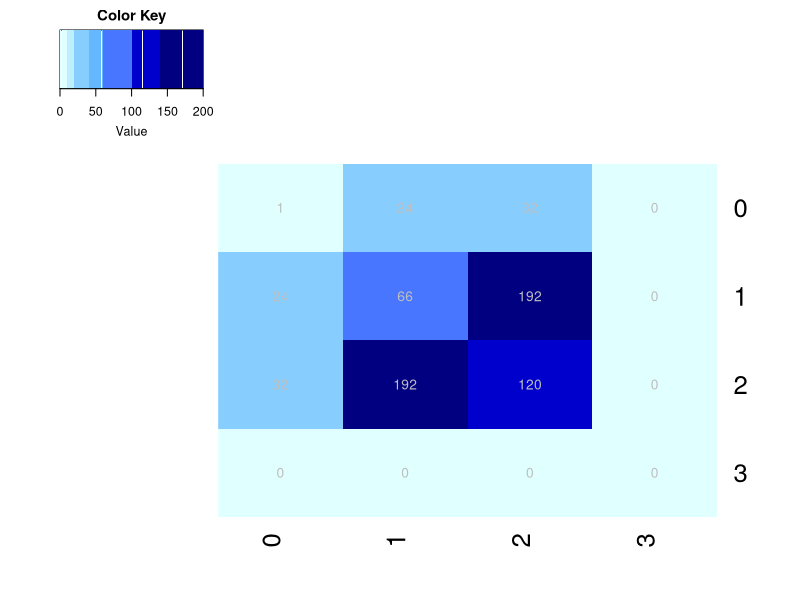
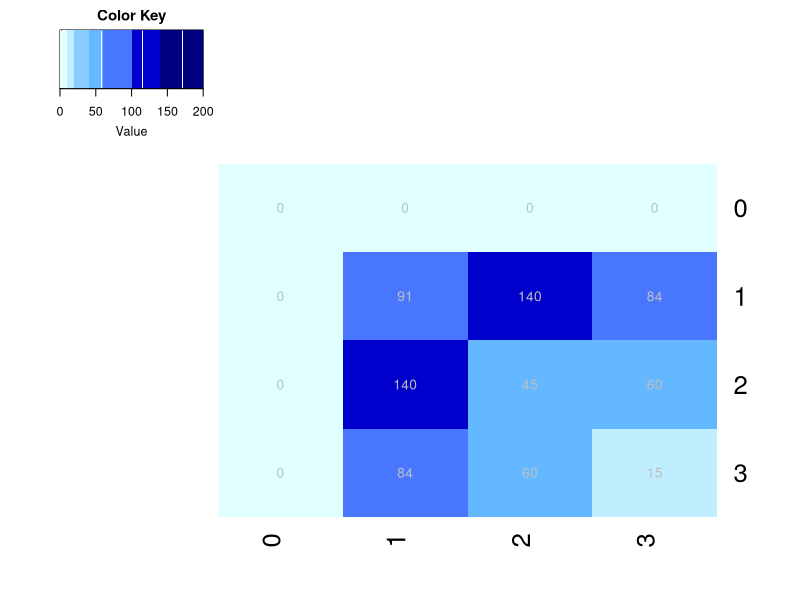
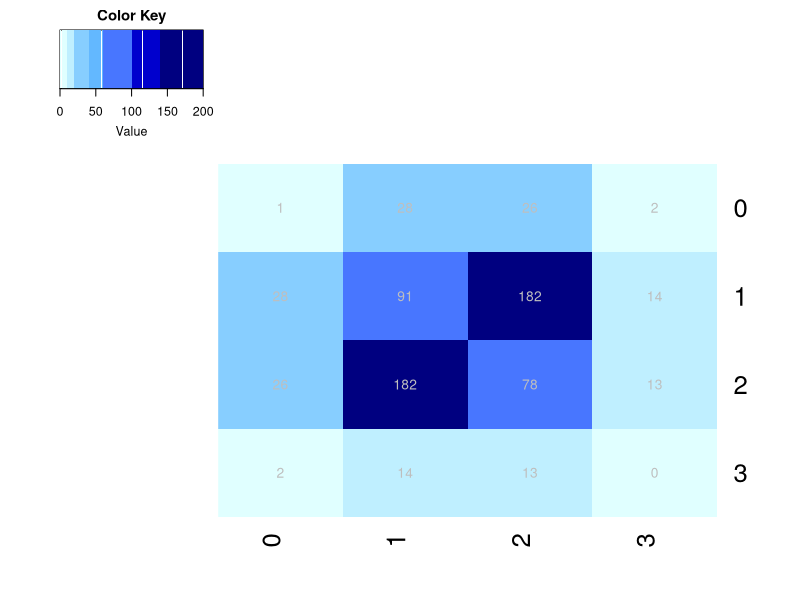
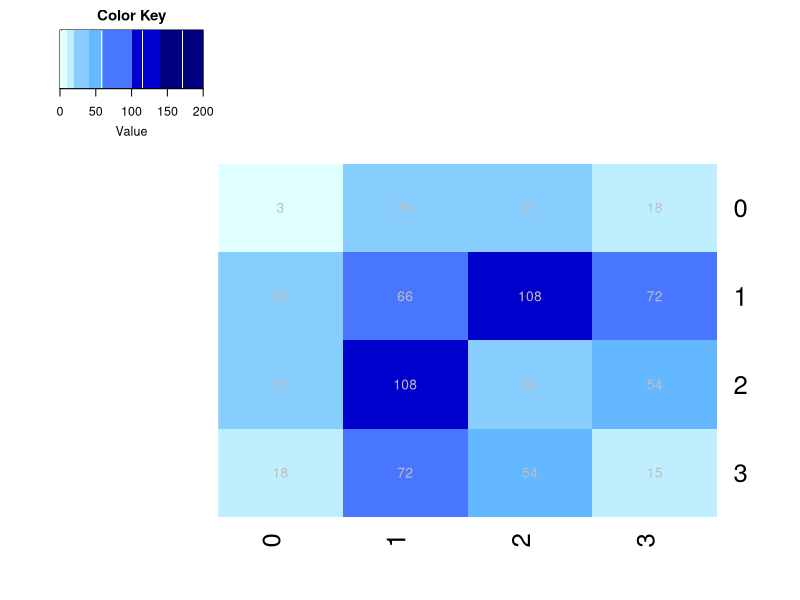
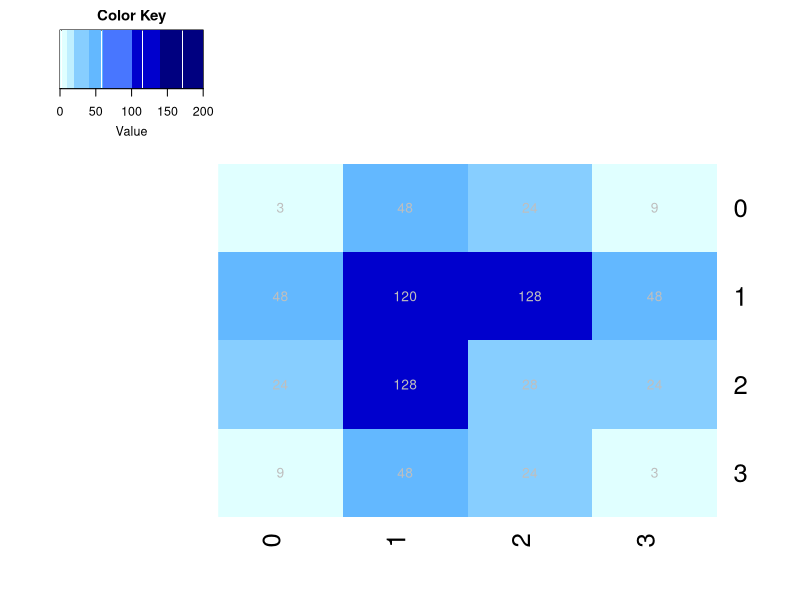
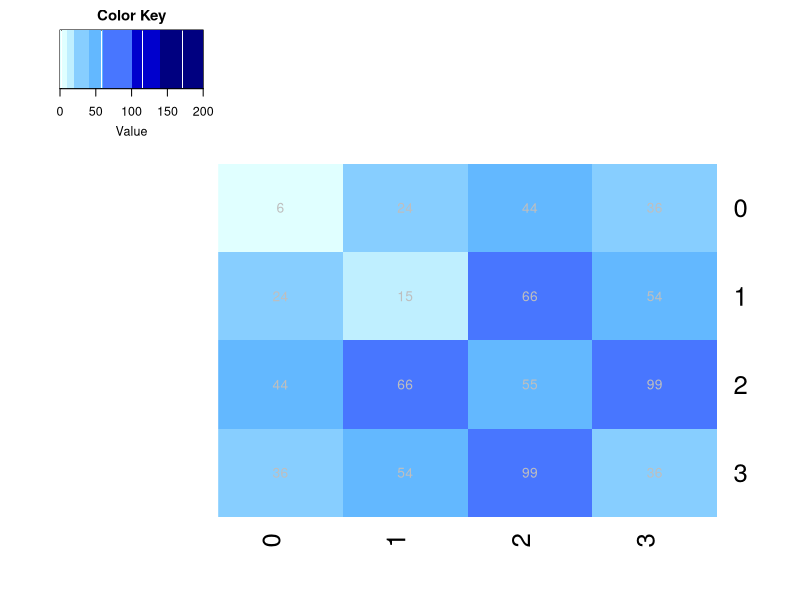
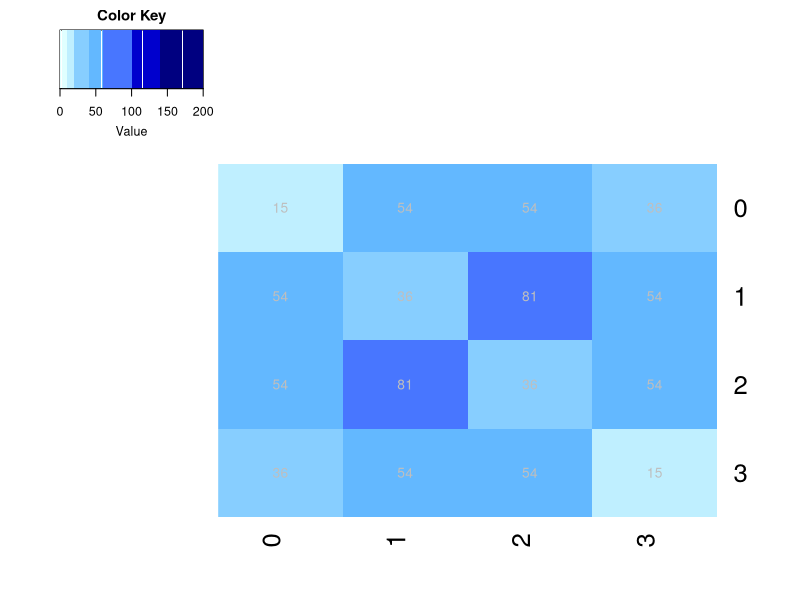
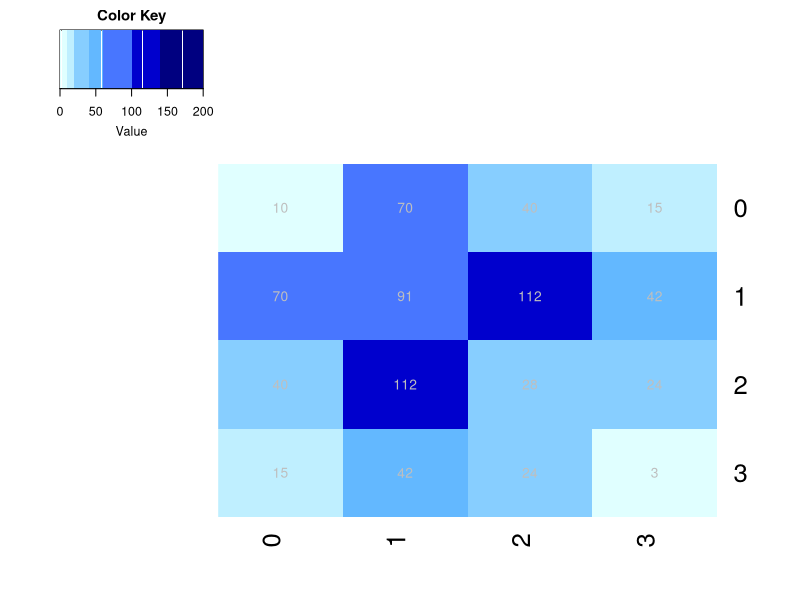

These figures' R source, in order:

#install.packages('corpcor')
library('corpcor')
library('ggplot2')
library('gplots')

final_unif_list<- list()
vector1_unif<-list()

# iterating code 20 times to get 20 plots
iter<-20

par(mfrow=c(5,4))

for (f in 1:iter){


n1 <- 30 #sample 1 size
n2 <- 30 #sample 2 size
n<- n1+n2
k <- 3 # number of nearest neighbors

#Generate random points in 2D from Uniform Distribution

x1 <- runif(n1) # SAMPLE 1 x coordinate from uniform
y1 <- runif(n1) # SAMPLE 1 y coordinate from uniform
x2 <- runif(n2) # SAMPLE 2 x coordinate from uniform
y2 <- runif(n2) # SAMPLE 2 y coordinate from uniform

# Putting data points from sample 1 in the dataframe df1_unif, and data points from sample 2 in df2_unif

df1_unif <- data.frame(x1,y1)
rownames(df1_unif)<-c(1:n1) # labeling the points from 1 through n1
df2_unif <- data.frame(x2,y2)
rownames(df2_unif)<-c(n1+1:n2) # labeling the points from n1+1 through n1+n2

# Scatterplot of points

scatterplot_unif <- ggplot() + geom_point(data=df1_unif, aes(x=df1_unif[,1],y=df1_unif[,2]),shape=1, fill="red",color="red")+
  geom_point(data=df2_unif, aes(x=df2_unif[,1],y=df2_unif[,2]), shape=1, color="blue") +xlab("x")+ylab("y")
  
scatterplot_unif

#combining two samples (appending df2_unif under df1_unif)

df_unif<-rbind(as.matrix(df1_unif), as.matrix(df2_unif))

#Computing distance of each data point in combined sample with every other data point in the sample

distance_mat_unif <- matrix(NA,nrow=n, ncol=n)
rownames(distance_mat_unif)<-c(1:n)

for (i in 1:n)
{
  for ( j in 1:n)
  {
    distance_mat_unif[i,j] <- sqrt(min(abs(df_unif[i,1]-df_unif[j,1]),(1-abs(df_unif[i,1]-df_unif[j,1])))^2+min(abs(df_unif[i,2]-df_unif[j,2]),(1-abs(df_unif[i,2]-df_unif[j,2])))^2)
  }
}

# distance_mat_unif is the dataframe with distances of each point to every other point

# Matrix of k nearest neighbors of each point

mat_unif<- matrix(NA, nrow=n, ncol=k) 

for (i in 1:n)
{ 
  for (j in 1:k)
  {
    mat_unif[i,j]<- which(distance_mat_unif[i,] == sort(unique(distance_mat_unif[i,]),partial=j+1)[j+1])   
  }
}
rownames(mat_unif)<-c(1:n)

# mat_unif is the list of points and their k (in this case 3) nearest neighbors 

# Boolean Matrix indicating if neighbor is from the same sample as corresponding data point

bool_mat_unif<- matrix(NA, nrow=n, ncol=k) #boolean matrix indicating if NN's are from same sample as data point

for (i in 1:n)
{
  for (j in 1: k)
  {
    if (i<=n1 & mat_unif[i,j] <= n1 )
    {
      bool_mat_unif[i,j]=1
    }
    else if (i > n1 & mat_unif[i,j] > n1)
    {
      bool_mat_unif[i,j]=1
    }
    else 
    {
      bool_mat_unif[i,j]=0
    }
  }
}
rownames(bool_mat_unif)<-c(1:n)

# bool_mat_unif is a boolean matrix, 1 indicates the neighbor is from the same sample as the reference point, 0 indicates it's not

#counting number of nearest neighbors from same sample of each data point 

counter_mat_unif <- matrix(NA, nrow=n, ncol=1)

for(i in 1:n)
{
  counter_mat_unif[i,1]<-sum(bool_mat_unif[i,])
}

rownames(counter_mat_unif)<-c(1:n)

# counter_mat_unif is just the number of nearest neighbors of a reference point from the same sample as the reference point

#-------------- Approximating P(....) by computing number of pairs of points (i,i') with with number of nearest neighbors h and h' respectively
#Computing number of pairs of NN for different combinations of h and h'

newmat_unif<- matrix(NA,nrow=n1,ncol=1)
for(i in 1:n1)
{
  newmat_unif[i,1]<-counter_mat_unif[i,1]
}
rownames(newmat_unif)<-c(1:n1)
colnames(newmat_unif)<-c("h")

ctr<-0
ctr_mat<-1
number_of_pairs_mat_unif<-matrix(NA, nrow=(k+1)^2, ncol=3)

for (h in 0:k)
{
  for (k in 0:k)
  {
    for (i in 1:n1)
    {
      if (newmat_unif[i,]==h)
      {
        for (j in 1:n1)
        { 
          if(newmat_unif[j,]==k & j!=i)
          {         
            ctr=ctr+1
          }
        }
      }
    }
    if (h==k)
    {
      ctr=ctr/2
    }
    
    number_of_pairs_mat_unif[ctr_mat,]<- c(h,k,ctr)
    ctr_mat<-ctr_mat+1
    ctr<-0
    
  }
}

# writing the combination of pairs as matrix

nn_unif<- matrix(NA,nrow=k+1,ncol=k+1)
for (i in 0:k)
{
  for (j in 0:k)
  {
    nn_unif[i+1,j+1]<-number_of_pairs_mat_unif[j+1+(k+1)*(i),3]
  }
}


rownames(nn_unif)<-c(0:k)
colnames(nn_unif)<-c(0:k)

final_unif_list[[f]]<-nn_unif
vector1_unif[[f]]<-sm2vec(final_unif_list[[f]], diag=TRUE)
#Estimate of P(NN(i)=h,NN(i')=h')

p_est<-matrix(NA,nrow=k+1,ncol=k+1)
for(h in 0:k)
{
  for(hp in 0:k)
  {
    if (h!=hp)
    {
      p_est[h+1,hp+1] <- ((nn_unif[h+1,hp+1]+nn_unif[hp+1,h+1]))/(n1*(n1-1))
    }
    else 
    {
      p_est[h+1,hp+1]<-(2*nn_unif[h+1,hp+1]/(n1*(n1-1))) ###numerator was multiplied by 2- check
    }
  }
}
rownames(p_est)<-c(0:k)
colnames(p_est)<-c(0:k) 



#plot(x=df1_unif[,1],y=df1_unif[,2],xlab="X",ylab="Y", col="blue",main="Sample 1")

# plot_mat<-matrix()
# 

# 
# print("Data set")
# df
# 
# print("Distance between data points")
# distance_mat_unif
# 
# print("Matrix of nearest neighbors")
# mat_unif
# 
# print("matrix indicating if k-nearest neighbor is from same sample as data point")
# bool_mat
# 
# print("count of number of nearest neighbors from same sample")
# newmat
# 
# print("number of pairs matrix")
# number_of_pairs_mat
# 
# print("number of pairs of combinations of nearest neighbors")
# nn_unif
# 
# print("Estimate of P")
# p_est

#print("decreasing order of number of pairs")
#ndx <- order(number_of_pairs_mat, decreasing = T)[1:36]
#number_of_pairs_mat[ndx]




#g<-nng(x = NULL, dx = distance_mat_unif, k = 3, mutual = FALSE, method = NULL)

#V(g)[V(g)<n1+1]$color <- "red"
#V(g)[V(g)>n1]$color <- "blue"
#plot.new()
#plot(g,layout=df,axes=TRUE, vertex.color=V(g)$color,edge.arrow.size=0.3,rescale=T, vertex.size=3.5,vertex.label.color="black",vertex.label.dist=0.5, vertex.label.cex=0.5, main="all neighbors- uniform distribution")



#f<-nng(x = NULL, dx = distance_mat_unif, k = 3, mutual = TRUE, method = NULL)

#V(f)[V(f)<n1+1]$color <- "red"
#V(f)[V(f)>n1]$color <- "blue"
#plot.new()
#plot(f,layout=df,vertex.color=V(f)$color,edge.arrow.size=0.3,rescale=T,axes=TRUE, vertex.size=3.5,vertex.label.color="black",vertex.label.dist=0.5, vertex.label.cex=0.5, main="mutual neighbors- uniform distribution")



 col_palette<-c("lightcyan","lightblue1","skyblue1","steelblue1","royalblue1","mediumblue","navy")
# 
 col_breaks <- c(0,10,20,40,60,100,140,200) #red,orange,yellow,green
# 
jpeg(file='heatmap.jpeg')
 heatmap.2(nn_unif, symm=TRUE, cellnote=nn_unif, margins=c(5,5),notecol="grey",dendrogram="none",density.info="none",trace="none", col=col_palette, breaks=col_breaks, Rowv=FALSE, Colv=NA)
# 
dev.off()



#print(nn_unif)

}
